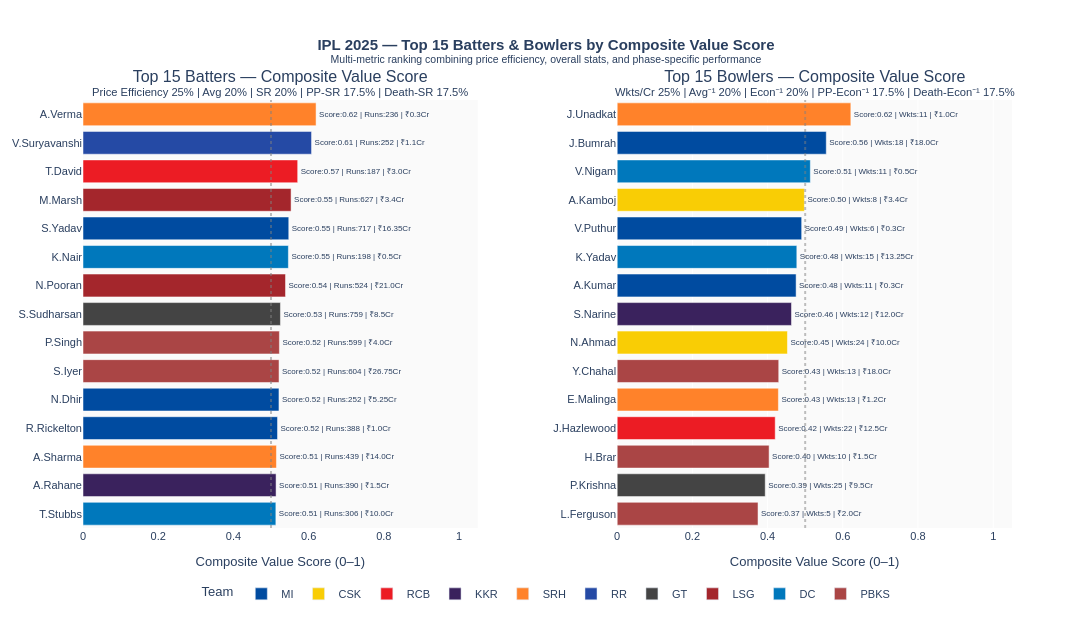

Notebook code cell kept with this figure:
### Code cell
# NEW CELL — Top 15 Batters & Bowlers by Composite Score
# (Uses 5 metrics: Price Efficiency, Avg/SR, Phase-specific output)

import pandas as pd, numpy as np, plotly.graph_objects as go
from plotly.subplots import make_subplots

TC_NEW = {"MI":"#004BA0","CSK":"#F9CD05","RCB":"#EC1C24","KKR":"#3A225D",
          "SRH":"#FF822A","RR":"#254AA5","GT":"#444444","LSG":"#A4262C",
          "DC":"#0078BC","PBKS":"#AA4545"}
TM_NEW = {"Mumbai Indians":"MI","Chennai Super Kings":"CSK",
          "Royal Challengers Bengaluru":"RCB","Kolkata Knight Riders":"KKR",
          "Sunrisers Hyderabad":"SRH","Rajasthan Royals":"RR",
          "Gujarat Titans":"GT","Lucknow Super Giants":"LSG",
          "Delhi Capitals":"DC","Punjab Kings":"PBKS"}

# Rebuild phase metrics
pp_b = bbb[bbb["phase"]=="Powerplay"].groupby("batter").agg(
    pp_r=("batter_runs","sum"),pp_bl=("is_legal","sum")).reset_index()
pp_b["pp_sr"] = (pp_b["pp_r"]/pp_b["pp_bl"].replace(0,np.nan)*100).round(1)
dt_b = bbb[bbb["phase"]=="Death"].groupby("batter").agg(
    dt_r=("batter_runs","sum"),dt_bl=("is_legal","sum")).reset_index()
dt_b["dt_sr"] = (dt_b["dt_r"]/dt_b["dt_bl"].replace(0,np.nan)*100).round(1)
dt_bw = bbb[bbb["phase"]=="Death"].groupby("bowler").agg(
    dt_wk=("bowler_wicket","sum"),dt_bl=("is_legal","sum"),
    dt_ru=("total_runs","sum")).reset_index()
dt_bw["dt_econ"] = (dt_bw["dt_ru"]/dt_bw["dt_bl"].replace(0,np.nan)*6).round(2)
pp_bw = bbb[bbb["phase"]=="Powerplay"].groupby("bowler").agg(
    pp_wk=("bowler_wicket","sum"),pp_bl=("is_legal","sum"),
    pp_ru=("total_runs","sum")).reset_index()
pp_bw["pp_econ"] = (pp_bw["pp_ru"]/pp_bw["pp_bl"].replace(0,np.nan)*6).round(2)

# Batters
ab = pd.concat([
    bat[["Player","Team","RUNS","Price_Cr","AVG","SR","INN"]],
    ar[["Player","Team","RUNS","Price_Cr","Bat_AVG","Bat_SR","Bat_INN"]].rename(
       columns={"Bat_AVG":"AVG","Bat_SR":"SR","Bat_INN":"INN"})
], ignore_index=True)
ab["Abbr"] = ab["Team"].map(TM_NEW).fillna(ab["Team"])
ab = ab[ab["INN"]>=4].dropna(subset=["Price_Cr","RUNS","AVG","SR"])
ab = ab.merge(pp_b.rename(columns={"batter":"Player"}), on="Player", how="left")
ab = ab.merge(dt_b.rename(columns={"batter":"Player"}), on="Player", how="left")
ab["price_eff"] = ab["RUNS"]/ab["Price_Cr"]
DIMS_B = {"price_eff":0.25,"AVG":0.20,"SR":0.20,"pp_sr":0.175,"dt_sr":0.175}
for c in DIMS_B:
    ab[c] = ab[c].fillna(ab[c].median())
    mn,mx = ab[c].min(), ab[c].max()
    ab[f"{c}_s"] = (ab[c]-mn)/(mx-mn+1e-9)
ab["score"] = sum(ab[f"{c}_s"]*w for c,w in DIMS_B.items())
ab["fmt_name"] = ab["Player"].apply(lambda x: f"{x.split()[0][0]}.{x.split()[-1]}")

# Bowlers
bw = bowl[["Player","Team","WKTS","Price_Cr","AVG","ECON","SR","INN"]].copy()
bw["Abbr"] = bw["Team"].map(TM_NEW).fillna(bw["Team"])
bw = bw[bw["INN"]>=4].dropna(subset=["Price_Cr","WKTS","AVG","ECON"])
bw = bw.merge(dt_bw.rename(columns={"bowler":"Player"}), on="Player", how="left")
bw = bw.merge(pp_bw.rename(columns={"bowler":"Player"}), on="Player", how="left")
bw["wkt_per_cr"]  = bw["WKTS"]/bw["Price_Cr"]
bw["avg_inv"]     = 1/bw["AVG"].replace(0,np.nan)
bw["econ_inv"]    = 1/bw["ECON"].replace(0,np.nan)
bw["pp_econ_inv"] = 1/bw["pp_econ"].replace(0,np.nan)
bw["dt_econ_inv"] = 1/bw["dt_econ"].replace(0,np.nan)
DIMS_W = {"wkt_per_cr":0.25,"avg_inv":0.20,"econ_inv":0.20,"pp_econ_inv":0.175,"dt_econ_inv":0.175}
for c in DIMS_W:
    bw[c] = bw[c].fillna(bw[c].median() if bw[c].notna().any() else 0)
    mn,mx = bw[c].min(), bw[c].max()
    bw[f"{c}_s"] = (bw[c]-mn)/(mx-mn+1e-9)
bw["score"] = sum(bw[f"{c}_s"]*w for c,w in DIMS_W.items())
bw["fmt_name"] = bw["Player"].apply(lambda x: f"{x.split()[0][0]}.{x.split()[-1]}")

top15b  = ab.nlargest(15,"score").iloc[::-1]
top15bw = bw.nlargest(15,"score").iloc[::-1]

fig = make_subplots(rows=1, cols=2,
    subplot_titles=(
        "Top 15 Batters — Composite Value Score<br>"
        "<sup>Price Efficiency 25% | Avg 20% | SR 20% | PP-SR 17.5% | Death-SR 17.5%</sup>",
        "Top 15 Bowlers — Composite Value Score<br>"
        "<sup>Wkts/Cr 25% | Avg⁻¹ 20% | Econ⁻¹ 20% | PP-Econ⁻¹ 17.5% | Death-Econ⁻¹ 17.5%</sup>"
    ),
    horizontal_spacing=0.15)

for col, df, key_col, key_label, extra_cols, extra_labels in [
    (1, top15b,  "RUNS", "Runs",  ["AVG","SR","Price_Cr"],  ["Avg","SR","Price"]),
    (2, top15bw, "WKTS", "Wkts", ["AVG","ECON","Price_Cr"], ["Avg","Econ","Price"]),
]:
    colors = [TC_NEW.get(t,"#888") for t in df["Abbr"]]
    fig.add_trace(go.Bar(
        x=df["score"], y=df["fmt_name"],
        orientation="h",
        marker=dict(color=colors, line=dict(width=0.5, color="white")),
        text=df.apply(lambda r:
            f"Score:{r['score']:.2f} | {key_label}:{int(r[key_col])} | "
            f"₹{r['Price_Cr']}Cr", axis=1),
        textposition="outside",
        textfont=dict(size=8),
        hovertemplate=(
            "<b>%{customdata[0]}</b><br>"
            "Team: %{customdata[1]}<br>"
            f"Price: ₹%{{customdata[2]}}Cr<br>"
            f"{key_label}: %{{customdata[3]}}<br>"
            f"{extra_labels[0]}: %{{customdata[4]}}<br>"
            f"{extra_labels[1]}: %{{customdata[5]}}<br>"
            "Composite Score: %{x:.3f}<extra></extra>"
        ),
        customdata=df[["Player","Abbr","Price_Cr",key_col]+extra_cols[:2]].round(2).values,
        showlegend=False
    ), row=1, col=col)
    fig.update_xaxes(title_text="Composite Value Score (0–1)", range=[0,1.05], row=1, col=col)
    fig.add_vline(x=0.5, line_dash="dot", line_color="gray", opacity=0.5, row=1, col=col)

# Team legend
for team, color in TC_NEW.items():
    fig.add_trace(go.Bar(x=[None], y=[None], name=team,
                         marker_color=color, showlegend=True))

fig.update_layout(
    title=dict(
        text="<b>IPL 2025 — Top 15 Batters & Bowlers by Composite Value Score</b><br>"
             "<sup>Multi-metric ranking combining price efficiency, overall stats, "
             "and phase-specific performance</sup>",
        x=0.5, xanchor="center", font=dict(size=15)
    ),
    height=620, width=1350,
    paper_bgcolor="white", plot_bgcolor="#FAFAFA",
    legend=dict(title="Team", orientation="h", x=0.5, xanchor="center",
                y=-0.12, bgcolor="rgba(255,255,255,0.9)"),
    font=dict(family="Arial", size=11)
)
fig.show()

### Figure 1 — Plotly figure (JSON) as saved in the notebook; plotly's stock layout.template omitted (floating-point values rounded to 4 significant figures)
{"data": [{"customdata": [["Tristan Stubbs", "DC", 10, 306, 51, 153], ["Ajinkya Rahane", "KKR", 1.5, 390, 35.45, 147.7], ["Abhishek Sharma", "SRH", 14, 439, 33.77, 193.4], ["Ryan Rickelton", "MI", 1, 388, 29.85, 151.0], ["Naman Dhir", "MI", 5.25, 252, 31.5, 182.6], ["Shreyas Iyer", "PBKS", 26.75, 604, 50.33, 175.1], ["Prabhsimran Singh", "PBKS", 4, 599, 35.24, 161.9], ["Sai Sudharsan", "GT", 8.5, 759, 54.21, 156.2], ["Nicholas Pooran", "LSG", 21, 524, 43.67, 196.2], ["Karun Nair", "DC", 0.5, 198, 24.75, 172.2], ["Suryakumar Yadav", "MI", 16.35, 717, 65.18, 167.9], ["Mitchell Marsh", "LSG", 3.4, 627, 48.23, 163.7], ["Tim David", "RCB", 3, 187, 62.33, 185.2], ["Vaibhav Suryavanshi", "RR", 1.1, 252, 36, 206.6], ["Aniket Verma", "SRH", 0.3, 236, 26.22, 166.2]], "hovertemplate": "<b>%{customdata[0]}</b><br>Team: %{customdata[1]}<br>Price: ₹%{customdata[2]}Cr<br>Runs: %{customdata[3]}<br>Avg: %{customdata[4]}<br>SR: %{customdata[5]}<br>Composite Score: %{x:.3f}<extra></extra>", "marker": {"color": ["#0078BC", "#3A225D", "#FF822A", "#004BA0", "#004BA0", "#AA4545", "#AA4545", "#444444", "#A4262C", "#0078BC", "#004BA0", "#A4262C", "#EC1C24", "#254AA5", "#FF822A"], "line": {"color": "white", "width": 0.5}}, "orientation": "h", "showlegend": false, "text": ["Score:0.51 | Runs:306 | ₹10.0Cr", "Score:0.51 | Runs:390 | ₹1.5Cr", "Score:0.51 | Runs:439 | ₹14.0Cr", "Score:0.52 | Runs:388 | ₹1.0Cr", "Score:0.52 | Runs:252 | ₹5.25Cr", "Score:0.52 | Runs:604 | ₹26.75Cr", "Score:0.52 | Runs:599 | ₹4.0Cr", "Score:0.53 | Runs:759 | ₹8.5Cr", "Score:0.54 | Runs:524 | ₹21.0Cr", "Score:0.55 | Runs:198 | ₹0.5Cr", "Score:0.55 | Runs:717 | ₹16.35Cr", "Score:0.55 | Runs:627 | ₹3.4Cr", "Score:0.57 | Runs:187 | ₹3.0Cr", "Score:0.61 | Runs:252 | ₹1.1Cr", "Score:0.62 | Runs:236 | ₹0.3Cr"], "textfont": {"size": 8}, "textposition": "outside", "type": "bar", "x": [0.5129, 0.5134, 0.5145, 0.5173, 0.5211, 0.5213, 0.5223, 0.5251, 0.5386, 0.5462, 0.5472, 0.5534, 0.571, 0.6078, 0.6199], "xaxis": "x", "y": ["T.Stubbs", "A.Rahane", "A.Sharma", "R.Rickelton", "N.Dhir", "S.Iyer", "P.Singh", "S.Sudharsan", "N.Pooran", "K.Nair", "S.Yadav", "M.Marsh", "T.David", "V.Suryavanshi", "A.Verma"], "yaxis": "y"}, {"customdata": [["Lockie Ferguson", "PBKS", 2, 5, 20.8, 9.17], ["Prasidh Krishna", "GT", 9.5, 25, 19.52, 8.27], ["Harpreet Brar", "PBKS", 1.5, 10, 19, 8.63], ["Josh Hazlewood", "RCB", 12.5, 22, 17.54, 8.77], ["Eshan Malinga", "SRH", 1.2, 13, 18.3, 8.92], ["Yuzvendra Chahal", "PBKS", 18, 13, 26.87, 9.55], ["Noor Ahmad", "CSK", 10, 24, 17, 8.16], ["Sunil Narine", "KKR", 12, 12, 29.25, 7.8], ["Ashwani Kumar", "MI", 0.3, 11, 21.09, 11.31], ["Kuldeep Yadav", "DC", 13.25, 15, 24.06, 7.07], ["Vignesh Puthur", "MI", 0.3, 6, 18.16, 9.08], ["Anshul Kamboj", "CSK", 3.4, 8, 21.5, 8], ["Vipraj Nigam", "DC", 0.5, 11, 32.36, 9.12], ["Jasprit Bumrah", "MI", 18, 18, 17.55, 6.67], ["Jaydev Unadkat", "SRH", 1, 11, 15.9, 7.34]], "hovertemplate": "<b>%{customdata[0]}</b><br>Team: %{customdata[1]}<br>Price: ₹%{customdata[2]}Cr<br>Wkts: %{customdata[3]}<br>Avg: %{customdata[4]}<br>Econ: %{customdata[5]}<br>Composite Score: %{x:.3f}<extra></extra>", "marker": {"color": ["#AA4545", "#444444", "#AA4545", "#EC1C24", "#FF822A", "#AA4545", "#F9CD05", "#3A225D", "#004BA0", "#0078BC", "#004BA0", "#F9CD05", "#0078BC", "#004BA0", "#FF822A"], "line": {"color": "white", "width": 0.5}}, "orientation": "h", "showlegend": false, "text": ["Score:0.37 | Wkts:5 | ₹2.0Cr", "Score:0.39 | Wkts:25 | ₹9.5Cr", "Score:0.40 | Wkts:10 | ₹1.5Cr", "Score:0.42 | Wkts:22 | ₹12.5Cr", "Score:0.43 | Wkts:13 | ₹1.2Cr", "Score:0.43 | Wkts:13 | ₹18.0Cr", "Score:0.45 | Wkts:24 | ₹10.0Cr", "Score:0.46 | Wkts:12 | ₹12.0Cr", "Score:0.48 | Wkts:11 | ₹0.3Cr", "Score:0.48 | Wkts:15 | ₹13.25Cr", "Score:0.49 | Wkts:6 | ₹0.3Cr", "Score:0.50 | Wkts:8 | ₹3.4Cr", "Score:0.51 | Wkts:11 | ₹0.5Cr", "Score:0.56 | Wkts:18 | ₹18.0Cr", "Score:0.62 | Wkts:11 | ₹1.0Cr"], "textfont": {"size": 8}, "textposition": "outside", "type": "bar", "x": [0.3746, 0.3937, 0.404, 0.4203, 0.4288, 0.4297, 0.4529, 0.4635, 0.4759, 0.4778, 0.4907, 0.4979, 0.5137, 0.5561, 0.6215], "xaxis": "x2", "y": ["L.Ferguson", "P.Krishna", "H.Brar", "J.Hazlewood", "E.Malinga", "Y.Chahal", "N.Ahmad", "S.Narine", "A.Kumar", "K.Yadav", "V.Puthur", "A.Kamboj", "V.Nigam", "J.Bumrah", "J.Unadkat"], "yaxis": "y2"}, {"marker": {"color": "#004BA0"}, "name": "MI", "showlegend": true, "type": "bar", "x": [null], "y": [null]}, {"marker": {"color": "#F9CD05"}, "name": "CSK", "showlegend": true, "type": "bar", "x": [null], "y": [null]}, {"marker": {"color": "#EC1C24"}, "name": "RCB", "showlegend": true, "type": "bar", "x": [null], "y": [null]}, {"marker": {"color": "#3A225D"}, "name": "KKR", "showlegend": true, "type": "bar", "x": [null], "y": [null]}, {"marker": {"color": "#FF822A"}, "name": "SRH", "showlegend": true, "type": "bar", "x": [null], "y": [null]}, {"marker": {"color": "#254AA5"}, "name": "RR", "showlegend": true, "type": "bar", "x": [null], "y": [null]}, {"marker": {"color": "#444444"}, "name": "GT", "showlegend": true, "type": "bar", "x": [null], "y": [null]}, {"marker": {"color": "#A4262C"}, "name": "LSG", "showlegend": true, "type": "bar", "x": [null], "y": [null]}, {"marker": {"color": "#0078BC"}, "name": "DC", "showlegend": true, "type": "bar", "x": [null], "y": [null]}, {"marker": {"color": "#AA4545"}, "name": "PBKS", "showlegend": true, "type": "bar", "x": [null], "y": [null]}], "layout": {"annotations": [{"font": {"size": 16}, "showarrow": false, "text": "Top 15 Batters — Composite Value Score<br><sup>Price Efficiency 25% | Avg 20% | SR 20% | PP-SR 17.5% | Death-SR 17.5%</sup>", "x": 0.2125, "xanchor": "center", "xref": "paper", "y": 1, "yanchor": "bottom", "yref": "paper"}, {"font": {"size": 16}, "showarrow": false, "text": "Top 15 Bowlers — Composite Value Score<br><sup>Wkts/Cr 25% | Avg⁻¹ 20% | Econ⁻¹ 20% | PP-Econ⁻¹ 17.5% | Death-Econ⁻¹ 17.5%</sup>", "x": 0.7875, "xanchor": "center", "xref": "paper", "y": 1, "yanchor": "bottom", "yref": "paper"}], "font": {"family": "Arial", "size": 11}, "height": 620, "legend": {"bgcolor": "rgba(255,255,255,0.9)", "orientation": "h", "title": {"text": "Team"}, "x": 0.5, "xanchor": "center", "y": -0.12}, "paper_bgcolor": "white", "plot_bgcolor": "#FAFAFA", "shapes": [{"line": {"color": "gray", "dash": "dot"}, "opacity": 0.5, "type": "line", "x0": 0.5, "x1": 0.5, "xref": "x", "y0": 0, "y1": 1, "yref": "y domain"}, {"line": {"color": "gray", "dash": "dot"}, "opacity": 0.5, "type": "line", "x0": 0.5, "x1": 0.5, "xref": "x2", "y0": 0, "y1": 1, "yref": "y2 domain"}], "title": {"font": {"size": 15}, "text": "<b>IPL 2025 — Top 15 Batters & Bowlers by Composite Value Score</b><br><sup>Multi-metric ranking combining price efficiency, overall stats, and phase-specific performance</sup>", "x": 0.5, "xanchor": "center"}, "width": 1350, "xaxis": {"anchor": "y", "domain": [0, 0.425], "range": [0, 1.05], "title": {"text": "Composite Value Score (0–1)"}}, "xaxis2": {"anchor": "y2", "domain": [0.575, 1], "range": [0, 1.05], "title": {"text": "Composite Value Score (0–1)"}}, "yaxis": {"anchor": "x", "domain": [0, 1]}, "yaxis2": {"anchor": "x2", "domain": [0, 1]}}}
